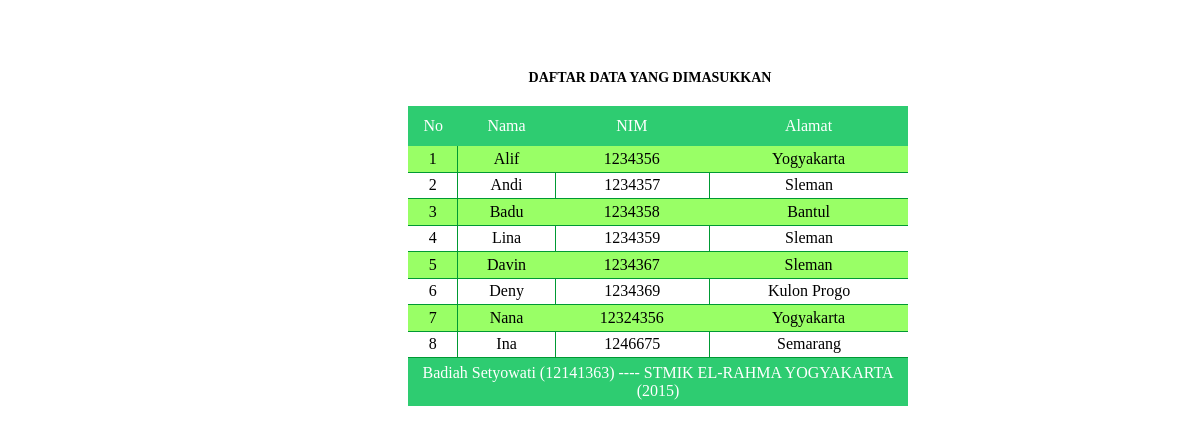
The page /tampil.php on the database its author committed.
### tables this page shows
CREATE TABLE IF NOT EXISTS `user` (
  `id` int(11) NOT NULL AUTO_INCREMENT,
  `nama` varchar(50) NOT NULL,
  `nim` char(20) NOT NULL,
  `alamat` varchar(100) NOT NULL,
  PRIMARY KEY (`id`)
);

### tampil.php (the view, shortened to what this page needs)
<html>
    <head>
    </head>
     <body>
         <div class="judul">DAFTAR DATA YANG DIMASUKKAN</div>
        <table id="tbl_tampil">
            <thead id="kpl">
                <tr>
                    <td>No</td>
                    <td>Nama</td>
                    <td>NIM</td>
                    <td>Alamat</td>
                </tr>
            </thead>
            <tbody>
                <?php
                    $query = mysql_query("select * from user");
                    while($q = mysql_fetch_array($query)){
                        if($q['id']%2 != 0){
                            echo '<tr>'
                                . '<td class="col1">'.$q['id'].'</td>'
                                . '<td class="col2">'.$q['nama'].'</td>'
                                . '<td class="col2">'.$q['nim'].'</td>'
                                . '<td class="col2">'.$q['alamat'].'</td>'
                                . '</tr>';
                        }
                        else {
                            echo '<tr>'
                                . '<td class="col4">'.$q['id'].'</td>'
                                . '<td class="col5">'.$q['nama'].'</td>'
                                . '<td class="col3">'.$q['nim'].'</td>'
                                . '<td class="col3">'.$q['alamat'].'</td>'
                                . '</tr>';
                        }
                    }
                    echo '<thead id="btm"><tr>'
                         . '<td colspan="4">Badiah Setyowati (12141363) ---- STMIK EL-RAHMA YOGYAKARTA (2015)</td>'
                         .'</tr></thead>';
                ?>
                </tbody>
        </table>
    </body>
</html>

### tampil.php (style rules this page uses)
#tbl_tampil { height:300px; width:500px; text-align: center; margin-left: 400px; border-spacing: 0px; }
#kpl tr { height: 40px; background: #2ECC71; color:#fff; }
#btm tr { height: 20px; background: #2ECC71; color:#fff; }
.col1 { background: #99ff66; border-right: 1px solid #009933; border-bottom: 1px solid #009933; }
.col2 { background: #99ff66; border-bottom: 1px solid #009933; }
.col3 { border-left: 1px solid #009933; border-bottom: 1px solid #009933; }
.col4 { background: #ffffff; border-right: 1px solid #009933; border-bottom: 1px solid #009933; }
.col5 { background: #ffffff; border-bottom: 1px solid #009933; }
.judul { font-family: Calibri, Times New Roman; font-size: 14px; font-weight: bold; text-align: center; margin-left: 100px; margin-top: 70px; margin-bottom: 20px; }

### rows shown on the page
user: id "1", nama "Alif", nim "1234356", alamat "Yogyakarta"
user: id "2", nama "Andi", nim "1234357", alamat "Sleman"
user: id "3", nama "Badu", nim "1234358", alamat "Bantul"
user: id "4", nama "Lina", nim "1234359", alamat "Sleman"
user: id "5", nama "Davin", nim "1234367", alamat "Sleman"
user: id "6", nama "Deny", nim "1234369", alamat "Kulon Progo"
user: id "7", nama "Nana", nim "12324356", alamat "Yogyakarta"
user: id "8", nama "Ina", nim "1246675", alamat "Semarang"
